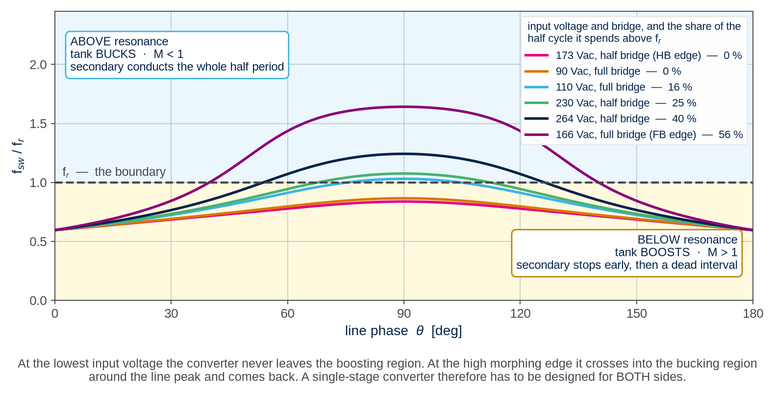
#> input picture archive/PQ50/Design Guide/figures/an_above_below.png, 775 x 396 px, shrunk from 1581 x 807 before the run; its folder holds 4 pictures in this run
$ python figtrim.py ../figures/an_above_below.png
#> lines starting #> are read from the running program, lines starting #| are printed output that depends on the picture
# -*- coding: utf-8 -*-
"""Find - and cut - the sliver of text a crop left at the bottom of a figure.

A figure lifted out of a reference PDF is cut by a rectangle, and the
rectangle is set from a caption's position. When it reaches a little too
far it takes the first line of the paragraph below with it, and what lands
in the note is the drawing, a band of white, and the tops of some letters
running off the edge of the image.

That has a signature no real drawing has: ink that touches the very bottom
edge, is only a few rows tall, and is separated from everything above it by
a wide band of pure white. A panel of a multi-panel figure is never cut off
at the image boundary; a caption fragment always is.

    python figtrim.py            report every figure that has one
    python figtrim.py --fix      cut them, keeping a small white margin
"""
import glob
import io
import os
import sys

from PIL import Image

# only when run directly: re-wrapping at import time closes the wrapper the
# importing module had already put there, and its next print() fails
if __name__ == '__main__':
    sys.stdout = io.TextIOWrapper(sys.stdout.buffer, encoding='utf-8',
                                  errors='replace')

HERE = os.path.dirname(os.path.abspath(__file__))
FIGS = os.path.normpath(os.path.join(HERE, '..', 'figures'))

GAP_MIN = 25        # rows of white that must separate the sliver
TAIL_MAX = 60       # a sliver is thin; a real panel is not
MARGIN = 12         # white left under the drawing after the cut


def rows(path):
    im = Image.open(path).convert('L')
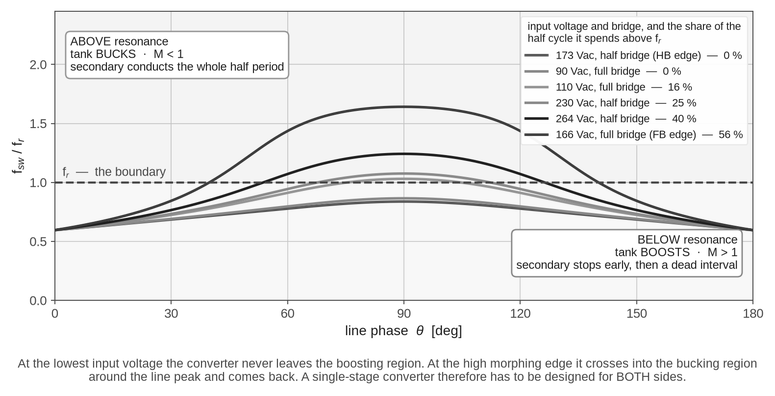
#> im: PIL image 775x396 L; min 5, max 255, mean 236.8
    w, h = im.size
#> w = 775; h = 396
    px = im.load()
    return im, w, h, [sum(1 for x in range(w) if px[x, y] < 128)
                      for y in range(h)]


def sliver(r, h):
    """(cut_at, gap, tail) if the bottom of this image is an orphan band"""
    if not r or r[h - 1] == 0:
        return None                      # nothing touching the bottom edge
    y = h - 1
    while y >= 0 and r[y] > 0:
        y -= 1
    tail = h - 1 - y
    if tail > TAIL_MAX:
        return None                      # too tall to be a caption fragment
    gap_end = y
    while y >= 0 and r[y] == 0:
        y -= 1
    gap = gap_end - y
    if gap < GAP_MIN or y < 0:
        return None                      # not separated from the drawing
    return y, gap, tail


def main(fix=False):
    bad = 0
    for p in sorted(glob.glob(os.path.join(FIGS, '*.png'))
                    + glob.glob(os.path.join(FIGS, 'an', '*.png'))):
        if p.endswith('_raw.png'):
            continue
        try:
            im, w, h, r = rows(p)
#> w = 775; h = 396; r = 396 values, max 706 at index 300, min 0 at index 0, mean 35.44
        except Exception as e:                                 # noqa: BLE001
            print('  %-30s unreadable: %s' % (os.path.basename(p), e))
            continue
        s = sliver(r, h)
        if not s:
            continue
        bad += 1
        last, gap, tail = s
        keep = min(h, last + 1 + MARGIN)
        print('  %-30s %dx%d   drawing ends at y=%d, %d blank rows, then %d '
              'rows of ink cut off at the edge%s'
              % (os.path.relpath(p, FIGS), w, h, last, gap, tail,
                 '  -> cut to %d' % keep if fix else ''))
        if fix:
            im2 = Image.open(p)
            im2.crop((0, 0, w, keep)).save(p)
#> pass 2 of the loop in main, `for p in sorted(glob.glob(os.path.join(FIGS, '*.png'))`:
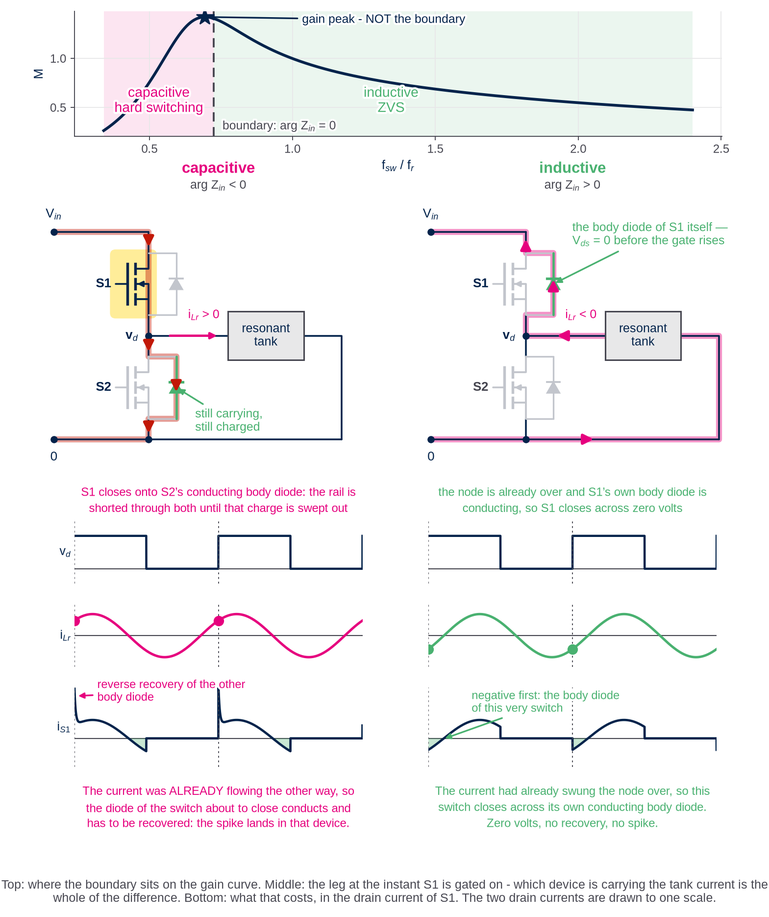
#> input picture archive/PQ50/Design Guide/figures/an_cap_ind.png, 769 x 917 px, shrunk from 1569 x 1870 before the run
#> in rows (call 2), `im = Image.open(path).convert('L')`:
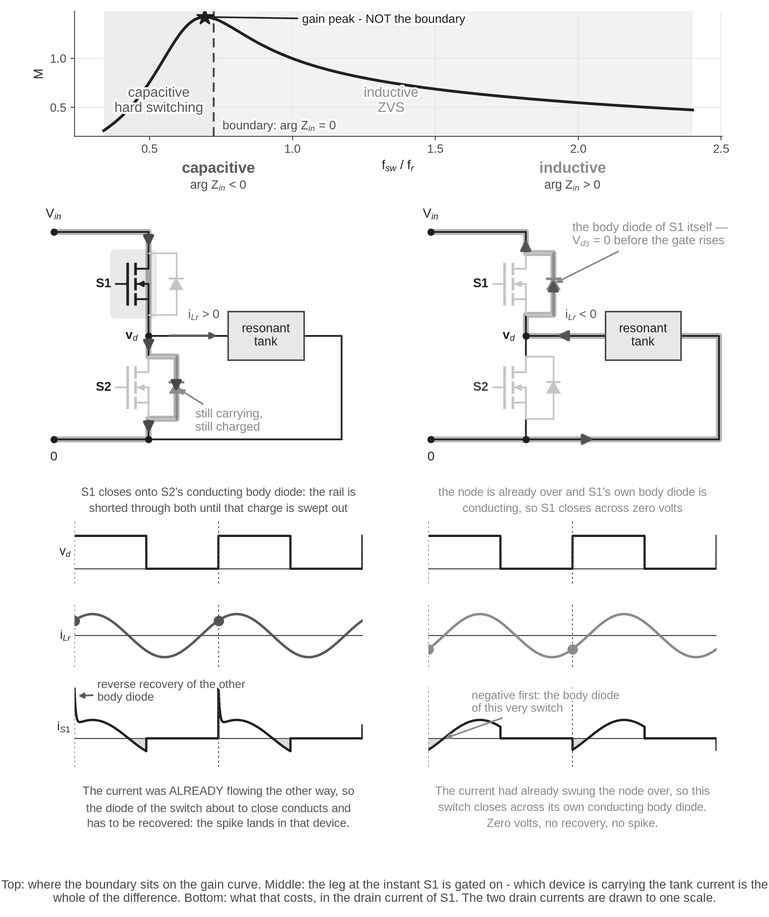
#> im: PIL image 769x917 L; min 5, max 255, mean 244.9
#> in main, `im, w, h, r = rows(p)`: w = 769; h = 917; r = 917 values, max 648 at index 136, min 0 at index 0, mean 20.52
#> pass 3 of the loop in main, `for p in sorted(glob.glob(os.path.join(FIGS, '*.png'))`:
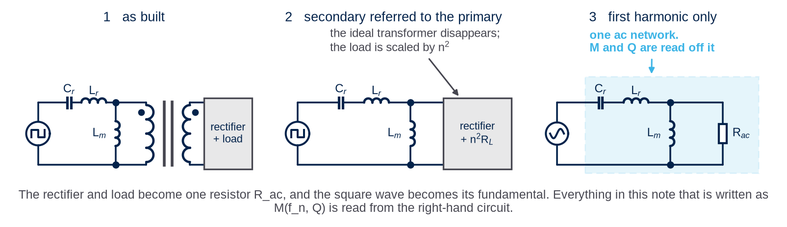
#> input picture archive/PQ50/Design Guide/figures/an_fha_steps.png, 787 x 227 px, shrunk from 1605 x 463 before the run
#> in rows (call 3), `im = Image.open(path).convert('L')`:
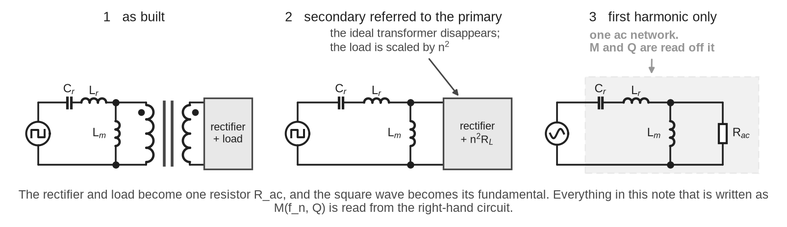
#> im: PIL image 787x227 L; min 4, max 255, mean 240.6
#> in main, `im, w, h, r = rows(p)`: w = 787; h = 227; r = 227 values, max 447 at index 164, min 0 at index 0, mean 35.07
#> the loop made 4 passes; the first 3 are shown
    print('  figures with a cropped-in text sliver: %d' % bad)
    return bad


if __name__ == '__main__':
    raise SystemExit(1 if main('--fix' in sys.argv) and '--fix' not in sys.argv
#> (the program exits here)
